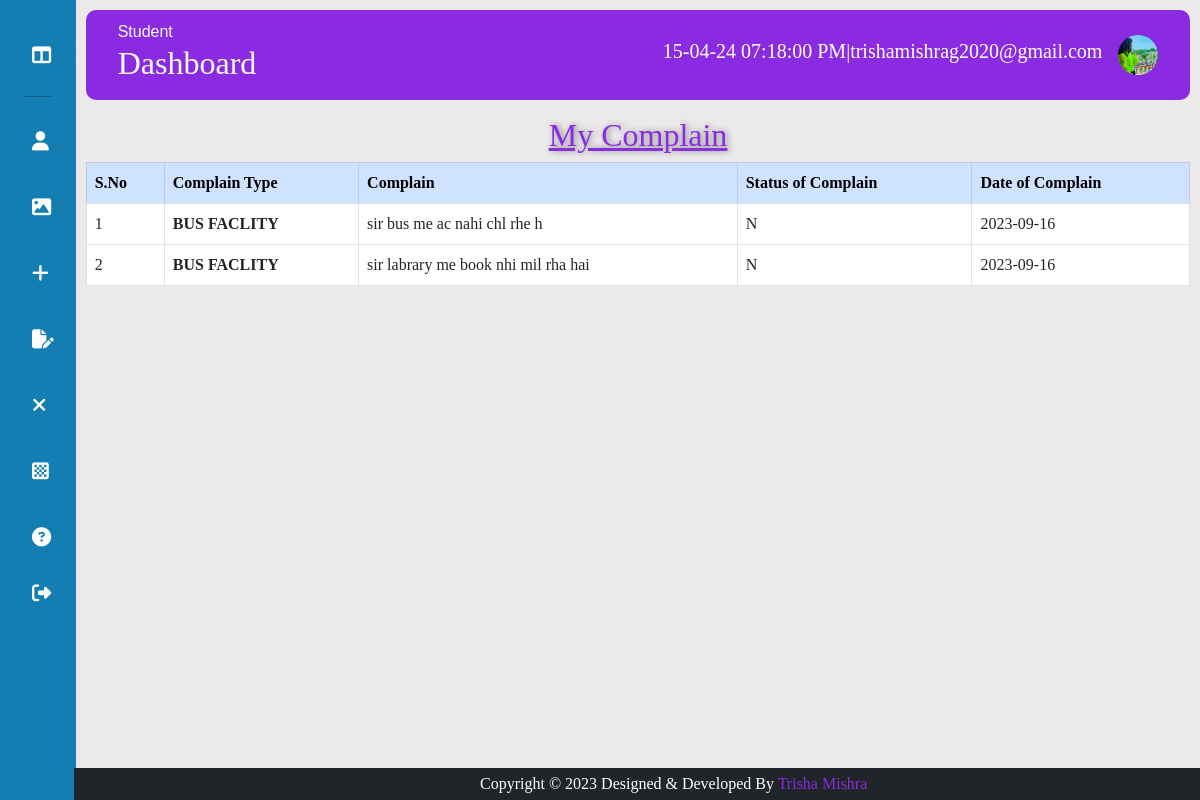
Page /mycomplain.php (signed in) on the committed database.
### tables this page shows
CREATE TABLE IF NOT EXISTS `tbl_user` (
  `uid` int(11) NOT NULL AUTO_INCREMENT,
  `name` varchar(60) NOT NULL,
  `fname` varchar(60) NOT NULL,
  `gender` varchar(6) NOT NULL,
  `email` varchar(30) NOT NULL,
  `password` varchar(40) NOT NULL,
  `mobile` bigint(20) NOT NULL,
  `dob` date NOT NULL,
  `address` varchar(60) NOT NULL,
  `city` varchar(12) NOT NULL,
  `pincode` int(11) NOT NULL,
  `course` varchar(20) NOT NULL,
  `sid` int(11) NOT NULL,
  `cid` int(11) NOT NULL,
  `profile_pic` varchar(200) NOT NULL,
  `status` varchar(5) NOT NULL,
  `dor` varchar(10) NOT NULL,
  PRIMARY KEY (`uid`)
);

CREATE TABLE IF NOT EXISTS `tbl_complain` (
  `cmpid` int(11) NOT NULL AUTO_INCREMENT,
  `ctid` int(11) NOT NULL,
  `uid` int(11) NOT NULL,
  `complain` varchar(200) NOT NULL,
  `doc` varchar(10) NOT NULL,
  `status` varchar(1) NOT NULL,
  `docomplain` varchar(10) NOT NULL,
  PRIMARY KEY (`cmpid`)
);

CREATE TABLE IF NOT EXISTS `tbl_complain_type` (
  `ctid` int(11) NOT NULL AUTO_INCREMENT,
  `complain` varchar(60) NOT NULL,
  `status` varchar(1) NOT NULL,
  `dor` varchar(10) NOT NULL,
  PRIMARY KEY (`ctid`)
);

### mycomplain.php (the view)
<?php
include("headeruser.php");
include("connection.php");
$email=$_SESSION['user'];
$query="select * from tbl_user where email='$email'";
$res=mysqli_query($con,$query);
if($row=mysqli_fetch_array($res))
{
$uid=$row['uid'];
}
?>
<center>
<table class="table table-bordered table-hover">
<h2 style="color:blueviolet;  text-shadow:2px 0px 6px grey; text-decoration:underline;">My Complain</h2>
<tr>
<thead class="table-primary">
<th>S.No</th>
<th>Complain Type</th>
<th>Complain</th>
<th>Status of Complain</th>
<th>Date of Complain</th>
</thead>
</tr>
<?php
$i=1;
$query4="select * from tbl_complain where uid='$uid'";
$res4=mysqli_query($con,$query4);
while($row4=mysqli_fetch_array($res4))
{
?>
<tr>
<td><?php echo $i; ?></td>
<?php $ctid=$row4['ctid'];
                 $query2="select * from tbl_complain_type where ctid='$ctid'";
                 $res2=mysqli_query($con,$query2);
                 if($row2=mysqli_fetch_array($res2))
                 {
                 $complain=$row2['complain'];
                 }
                  ?>
                 <td><b><?php echo strtoupper($complain) ?></b> </td>
    <td><?php echo $row4['complain']; ?></td>
    <td><?php echo $row4['status']; ?></td>
    <td><?php echo $row4['doc']; ?></td>
</tr>
<?php
$i++;
}
?>
</table>
</center>
<?php
include("mainuser.php");
?>

### headeruser.php (shortened to what this page needs)
<?php
$email=$_SESSION['user'];
include("connection.php");
$query="select * from tbl_user where email='$email'";
$res=mysqli_query($con,$query);
while($row=mysqli_fetch_array($res))
{
$filename=$row['profile_pic'];
 }
?>
<!DOCTYPE html>
<html lang="en">
<head>
    <link rel="stylesheet" href="https://cdnjs.cloudflare.com/ajax/libs/font-awesome/6.4.2/css/all.min.css" />
    <link rel="stylesheet" href="css/bootstrap.css">
</head>
<body>
    <div class="slidebar">
        <div class="logo"></div>
        <ul class="menu">
        <li class="active">
                <a href="userdashboard.php">
                <i class="fa-solid fa-table-columns"></i>
                </a>
            </li>
            <hr style="color:black;"/>
            <li>
                <a href="update.php">
                <i class="fas fa-user"></i>
                </a>
            </li>
            <li>
                <a href="pic.php">
                <i class="fa-solid fa-image"></i>
                </a>
            </li>
            <li>
                <a href="addcomplain.php">
                <i class="fa-sharp fa-solid fa-plus"></i>
                </a>
            </li>
            <li>
                <a href="mycomplain.php">
                <i class="fa-solid fa-file-pen"></i>
                </a>
            </li>
            <li>
                <a href="closecomplain.php">
                <i class="fa-sharp fa-solid fa-xmark"></i>
                </a>
            </li>
            <li>
                <a href="discuss.php">
                <i class="fa-solid fa-chess-board"></i>
                </a>
            </li>
            <li>
                <a href="userchangepass.php">
                    <i class="fas fa-question-circle"></i>
                </a>
            </li>
            <li>
                <a href="studentlogout.php">
                <i class="fas fa-sign-out-alt"></i>
                </a>
            </li>
        </ul>
    </div>
    <div class="main--content">
        <div class="header--wrapper">
            <div class="header--title">
                <span  class="text-light" style="font-family:sans-serif;">Student</span>
                <h2 class="text-light" >Dashboard</h2>
            </div>
            <div class="user--info">
                <h5 style="color:#fff">
                <?php
                $currentTime=date('d-m-y h:i:s A');
                echo $currentTime;
                echo "|";
                echo $_SESSION['user'];
                ?>
                </h5>
                <div class="dropdown">
                <img src="student/<?php echo $filename; ?>" id="image" alt=""  data-bs-toggle="dropdown" aria-expanded="false"/>
                  </div>
            </div>
        </div>

### headeruser.php (style rules this page uses)
* { margin: 0%; padding: 0%; border: none; outline: none; box-sizing:border-box; }
body { display: flex; font-family:calibri; }
.slidebar { position: sticky; top: 0%; bottom: 0; left: 0; width:78px; height: 100vh; padding: 0 1.5rem; color: #fff; overflow: hidden; transition:all 0.5s linnear; background-color:#147eb3; }
.logo { padding: 12px; }
.menu { height: 88%; list-style: none; position: relative; padding: 0%; }
.menu li { padding: 0.5rem; margin: 8px 0; border-radius: 8px; transition: all 0.5s ease-in-out; }
.menu a { color:white; font-size: 14px; text-decoration: none; display: flex; align-items: center; gap: 1.5rem; }
.menu a i { font-size: 1.2rem; }
.main--content { position: relative; background: #ebe9e9; width: 100%; padding: 0.6rem; }
.header--wrapper img { width: 40px; height: 40px; cursor:pointer; border-radius: 50%; }
.header--wrapper { display: flex; justify-content: space-between; align-items: center; flex-wrap: wrap; background:blueviolet; border-radius: 10px; padding: 10px 2rem; margin-bottom: 1rem; }
.header--title { color: rgba(113, 99, 186, 255); }
.user--info { display: flex; align-items: center; gap:1rem; }

### rows in the picture
tbl_user: profile_pic (picture)
tbl_complain: ctid.complain "BUS FACLITY", complain "sir bus me ac nahi chl rhe h", status "N", doc "2023-09-16"
tbl_complain: complain "sir labrary me book nhi mil rha hai", status "N", doc "2023-09-16"
tbl_complain_type: complain "BUS FACLITY"

### other values in the picture
$_SESSION['user'] "trishamishrag2020@gmail.com"
